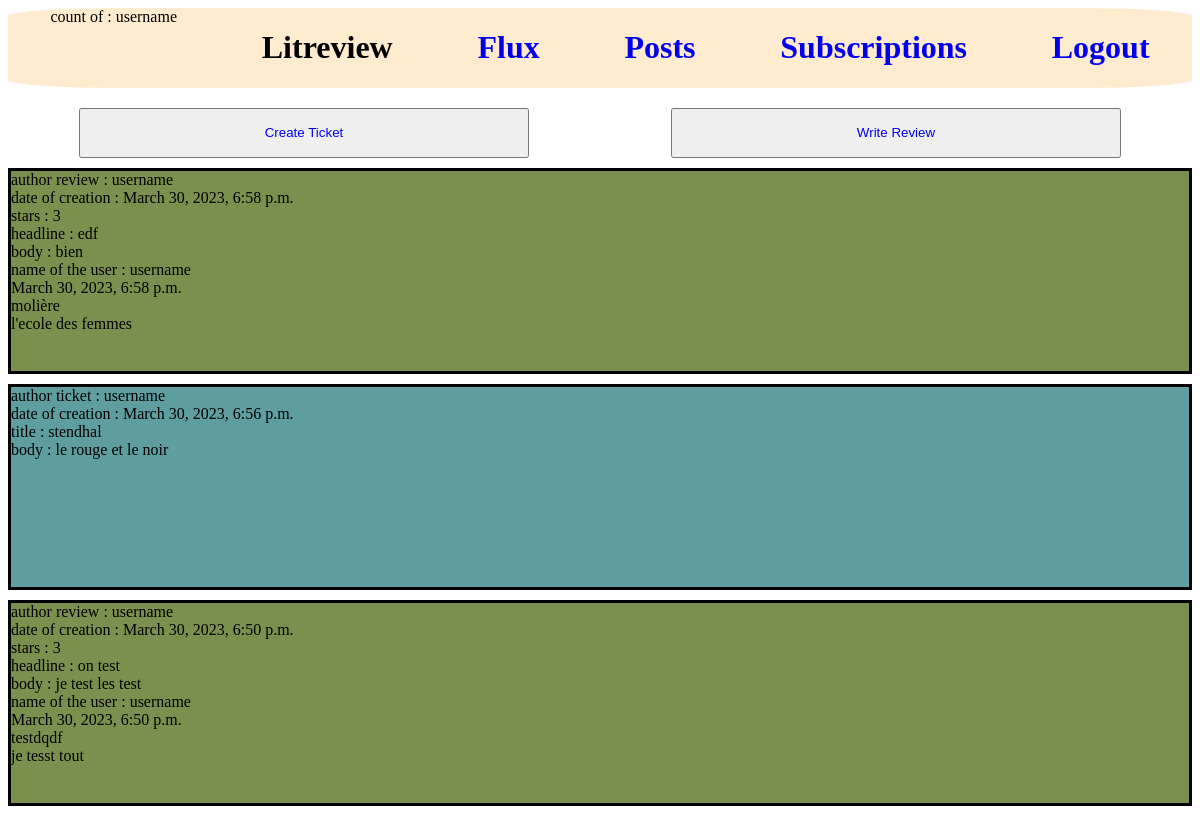
Page /dashboard/flux (signed in, upper part) on the earlier database version.
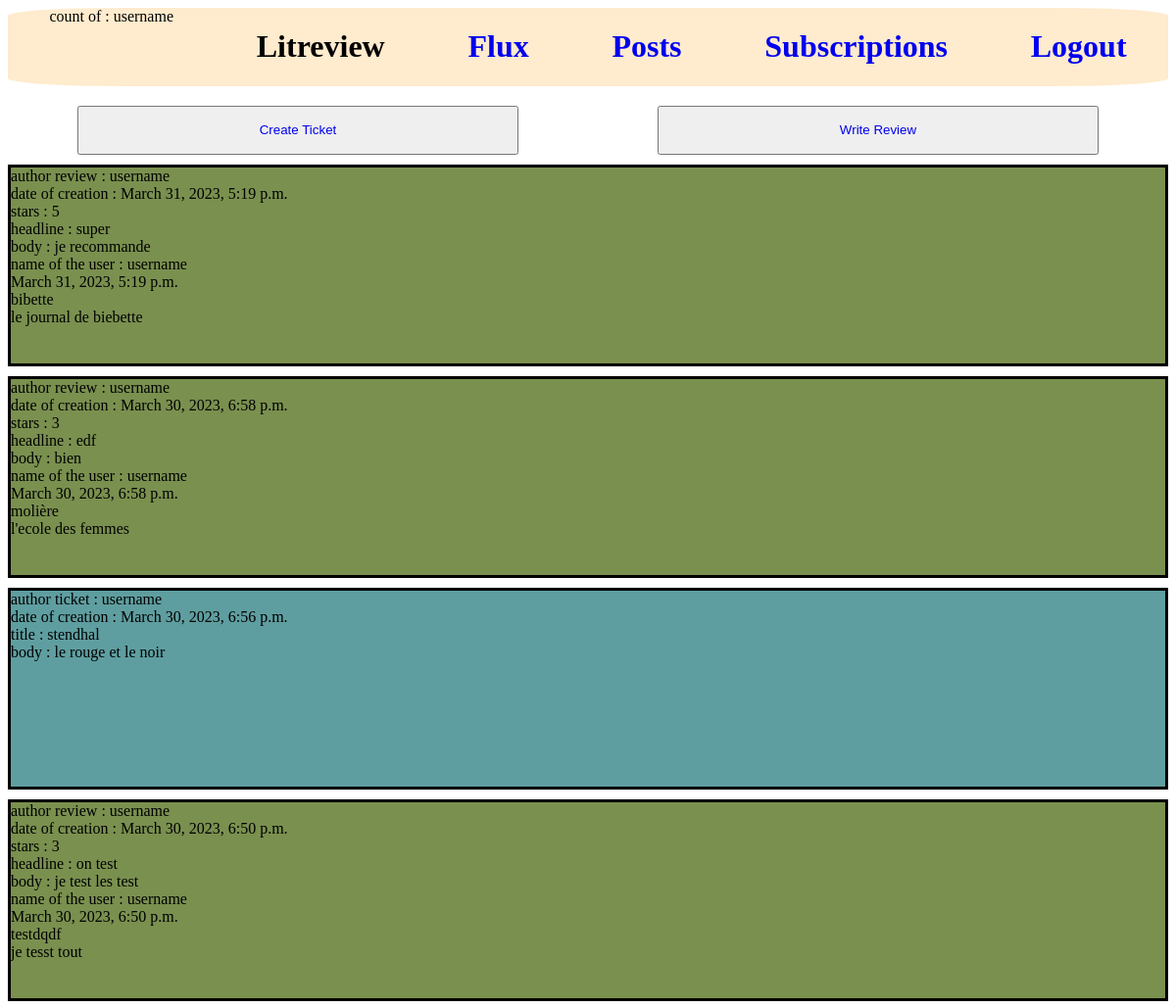
Same page on the later database version.
### accounts/models.py (models this page shows)
class CustomUser(AbstractUser):
    pass
    def __str__(self):
        return (f"name of the user :  {self.username}")

### reviews/models.py (models this page shows, shortened)
class Review(models.Model):
    ticket = models.ForeignKey(to=Ticket, on_delete=models.CASCADE)
    rating = models.PositiveSmallIntegerField(validators=[MinValueValidator(0), MaxValueValidator(5)])
    headline = models.CharField(max_length=128)
    body = models.TextField(max_length=8192, blank=True)
    user = models.ForeignKey(to=settings.AUTH_USER_MODEL, on_delete=models.CASCADE)
    time_created = models.DateTimeField(auto_now_add=True)

class Ticket(models.Model):
    title = models.CharField(max_length=128)
    slug = models.SlugField(max_length=128)
    description = models.TextField(max_length=2048, blank=True)
    user = models.ForeignKey(to=settings.AUTH_USER_MODEL, on_delete=models.CASCADE)
    image = models.ImageField(null=True, blank=True, upload_to='images')
    time_created = models.DateTimeField(auto_now_add=True)

### reviews/views.py (the view)
# urls.py: path("flux", main, name="reviews-main"),
def main(request):
    list_review_personal = []
    ticket_no_comment = []
    review_final = []
    ticket_final = []
    list_review_ticket_id = []
    list_id_followed_users = []
    list_id_review_followed_user = []
    list_id_ticket_followed_user = []
    listfinal = []
    followed_user = UserFollows.objects.filter(user=request.user)
    review = Review.objects.filter(user=request.user)
    tickets = Ticket.objects.filter(user=request.user)
    for i in review:
        list_review_personal.append(i)
        listfinal.append(i)
    for i in range(len(review)):
        a = review[i].ticket_id
        list_review_ticket_id.append(a)
    for tick in tickets:
        if tick.id not in list_review_ticket_id:
            ticket_no_comment.append(tick)
            listfinal.append(tick)
    for i in followed_user:
        list_id_followed_users.append(i.followed_user_id)
    review_all_user = Review.objects.all()
    for i in review_all_user:
        if i.user_id in list_id_followed_users:
            list_id_review_followed_user.append(i.id)
    for i in list_id_review_followed_user:
        reviews = Review.objects.filter(id__in=[i])
        for z in reviews:
            review_final.append(z)
            listfinal.append(z)
    ticket_all_user = Ticket.objects.all()
    for i in ticket_all_user:
        if i.user_id in list_id_followed_users:
            list_id_ticket_followed_user.append(i.id)
    for i in list_id_ticket_followed_user:
        tickets = Ticket.objects.filter(id__in=[i])
        for z in tickets:
            ticket_final.append(z)
            listfinal.append(z)
    sorted_listfinal = sorted(listfinal, key=lambda post: post.time_created, reverse=True)
    context={"f": review_final, "ff": ticket_final, "r":list_review_personal, "rr":ticket_no_comment,  "ss": sorted_listfinal}
    return render(request, "reviews/flux.html", context)

### reviews/templates/reviews/flux.html
{% extends 'base.html' %}
{% block content %}
<div class="principal_btn_flux">
    <button class="btn_create_ticket"><a href="{% url 'reviews-new_ticket' %}">Create Ticket</a></button>
    <button class="btn_write_review"><a href="{% url 'reviews-new_review' %}">Write Review</a></button>
</div>
{% for post in ss %}
    {% if post in ff %}
        <article class="ticket ticket_followed_user">
            <div> author ticket : {{ post.user.username }}</div>
            <div>date of creation : {{ post.time_created }}</div>
            <div>title : {{ post.title }}</div>
            <div>body : {{ post.description }}</div>
            <button><a href="{% url 'reviews-respond_ticket' post.id %}">Create Review</a></button>
        </article>
    {% elif post in rr %}
        <article class="ticket ticket_user">
            <div> author ticket : {{ post.user.username }}</div>
            <div>date of creation : {{ post.time_created }}</div>
            <div>title : {{ post.title }}</div>
            <div>body : {{ post.description }}</div>
        </article>
    {% elif post in f %}
        <article class="review review_followed_user">
            <div> author review : {{ post.user.username }}</div>
            <div>date of creation : {{ post.time_created }}</div>
            <div>stars : {{ post.rating }}</div>
            <div>headline : {{ post.headline }}</div>
            <div>body : {{ post.body }}</div>
            <div>{{ post.ticket.user }}</div>
            <div>{{ post.ticket.time_created }}</div>
            <div>{{ post.ticket.title }}</div>
            <div>{{ post.ticket.description }}</div>
        </article>
    {% elif post in r %}
        <article class="review review_user">
            <div> author review : {{ post.user.username }}</div>
            <div>date of creation : {{ post.time_created }}</div>
            <div>stars : {{ post.rating }}</div>
            <div>headline : {{ post.headline }}</div>
            <div>body : {{ post.body }}</div>
            <div>{{ post.ticket.user }}</div>
            <div>{{ post.ticket.time_created }}</div>
            <div>{{ post.ticket.title }}</div>
            <div>{{ post.ticket.description }}</div>
        </article>
    {% endif %}
{%  endfor %}
{% endblock %}

### templates/base.html (shortened to what this page needs)
{% load static %}
<!DOCTYPE html>
<html lang="en">
<head>
    <link rel="stylesheet" type="text/css" href="{% static 'css/nav_bar.css' %}">
    <link rel="stylesheet" type="text/css" href="{% static 'css/create_ticket_review.css' %}">
    <link rel="stylesheet" type="text/css" href="{% static 'css/flux.css' %}">
    <link rel="stylesheet" type="text/css" href="{% static 'css/posts.css' %}">
</head>
<body>
    <div class="navigation_bar">
        {% if user.is_authenticated %}
        count of : {{user.username}}
        {% endif %}
        <h1>Litreview</h1>
        <a href="{% url 'reviews-main' %}"><h1>Flux</h1></a>
        <a href="{% url 'reviews-posts' %}"><h1>Posts</h1></a>
        <a href="{% url 'reviews-subscriptions' %}"><h1>Subscriptions</h1></a>
        <a href="{% url 'reviews-logout' %}"><h1>Logout</h1></a>
    </div>
{% block content %}{% endblock %}
</body>
</html>

### reviews/static/css/nav_bar.css (style rules this page uses)
.navigation_bar { background-color: blanchedalmond; display: flex; justify-content: space-around; border-radius: 10%; }
a:link { text-decoration: none; }

### reviews/static/css/flux.css (style rules this page uses)
.principal_btn_flux { display: flex; justify-content: space-around; margin-top: 20px; }
.btn_create_ticket { width: 450px; height: 50px; }
.btn_write_review { width: 450px; height: 50px; }
.ticket { margin-top: 10px; border: solid black; height: 200px }
.review { margin-top: 10px; border: solid black; height: 200px }
.review_user { background-color: rgb(122, 144, 79); }
.ticket_user { background-color: cadetblue; }

Differences in the rows shown:
added Review: user.username "username", time_created "March 31, 2023, 5:19 p.m.", rating "5", headline "super", body "je recommande", ticket.user "name of the user : username", ticket.time_created "March 31, 2023, 5:19 p.m.", ticket "bibette", ticket.description "le journal de biebette"
